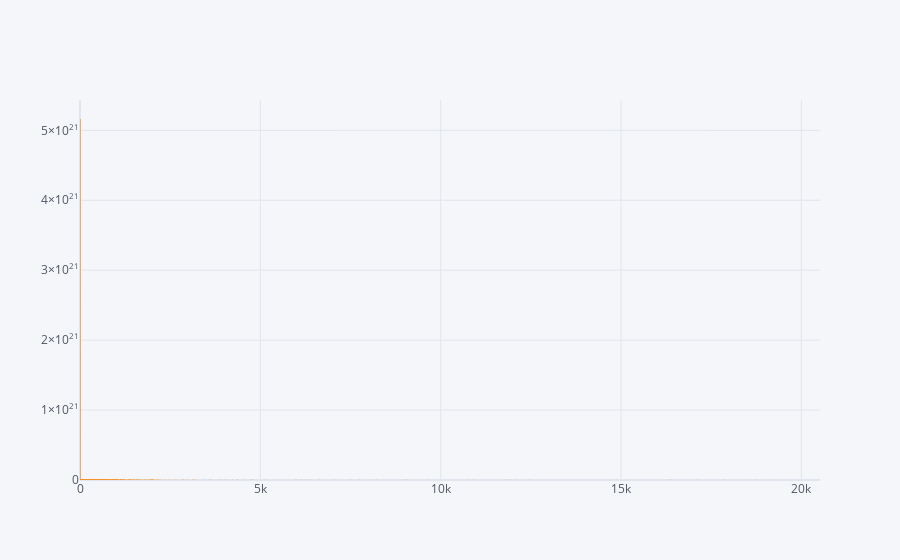

The notebook cell saved with this chart:
### Code cell
df.iplot(kind='bar',x='revenue',y='date')

### Figure 1 — Plotly figure (JSON) as saved in the notebook; plotly's stock layout.template omitted (floating-point values rounded to 4 significant figures; data arrays with more than 128 entries replaced by an {"elided": "..."} marker saying what was removed)
{"data": [{"marker": {"color": "rgba(255, 153, 51, 0.6)", "line": {"color": "rgba(255, 153, 51, 1.0)", "width": 1}}, "name": "date", "orientation": "v", "text": "", "type": "bar", "x": {"elided": "4571 float values"}, "y": {"elided": "4571 int values"}}], "layout": {"legend": {"bgcolor": "#F5F6F9", "font": {"color": "#4D5663"}}, "paper_bgcolor": "#F5F6F9", "plot_bgcolor": "#F5F6F9", "title": {"font": {"color": "#4D5663"}}, "xaxis": {"gridcolor": "#E1E5ED", "showgrid": true, "tickfont": {"color": "#4D5663"}, "title": {"font": {"color": "#4D5663"}, "text": ""}, "zerolinecolor": "#E1E5ED"}, "yaxis": {"gridcolor": "#E1E5ED", "showgrid": true, "tickfont": {"color": "#4D5663"}, "title": {"font": {"color": "#4D5663"}, "text": ""}, "zerolinecolor": "#E1E5ED"}}}
